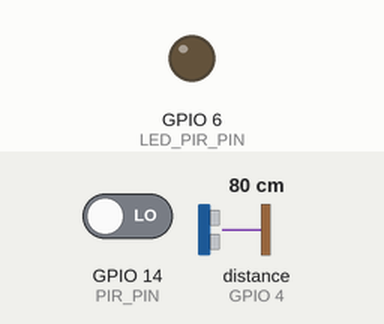
Bench run of a program on a simulated ESP32-S2. Shown: output pins drawn as LEDs (lit = HIGH). The inputs (shaded band) are chosen by the test bench; at power-on: GPIO 14 (PIR_PIN) LOW, distance to the obstacle (sensor on GPIO 4) 80 cm. The echo pulse lasts 58.3 µs per cm; what the program prints to the serial monitor is not drawn.

Above: at 1.2 s.
1.3 s: GPIO 14 (PIR_PIN) driven HIGH
At 2.2 s:
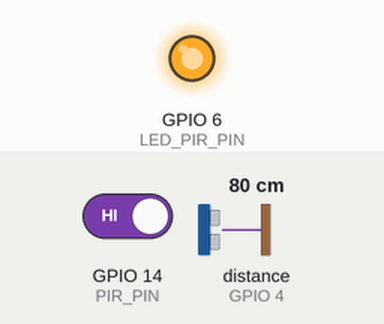
2.8 s: GPIO 14 (PIR_PIN) driven LOW
At 3.9 s:
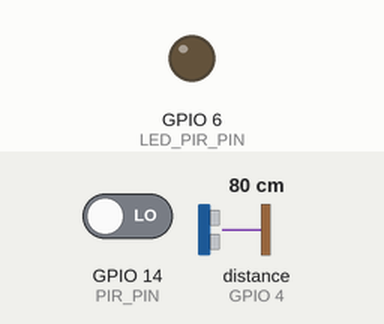
Timing chart, 0 to 5.8 s (numbered marks = the images above; inputs shaded):
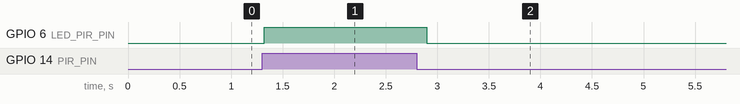

Measured:
- after the input at 1.3 s, GPIO 6 (LED_PIR_PIN): LOW → HIGH at once
- after the input at 2.8 s, GPIO 6 (LED_PIR_PIN): HIGH → LOW after 0.10 s

The program:

main.cpp
```cpp
#include <NewPing.h>  // Ultraschall

#define LED_PIR_PIN 6  // led pin
#define PIR_PIN 14     // pir sensor pin
#define TRIG_PIN 5     // sonar trigger pin
#define ECHO_PIN 4     // sonar echo pin
#define MAX_DIST 400   // sonar maximal distance

NewPing sonar(TRIG_PIN, ECHO_PIN, MAX_DIST);  // initialize NewPing.h

void setup() {
  pinMode(LED_PIR_PIN, OUTPUT);
  pinMode(PIR_PIN, INPUT_PULLDOWN);
  pinMode(TRIG_PIN, OUTPUT);
  pinMode(ECHO_PIN, INPUT);

  Serial.begin(115200);
}

void loop() {
  delay(50);
  unsigned int distanceCM = sonar.ping_cm();
  Serial.print(distanceCM);
  Serial.println("cm");

  int read_pir = digitalRead(PIR_PIN);

  if (read_pir == 1) {
    // Serial.println(read_pir);
    digitalWrite(LED_PIR_PIN, HIGH);
    delay(50);

  } else {
    // Serial.println(read_pir);
    digitalWrite(LED_PIR_PIN, LOW);
    delay(50);
  }
}
```
